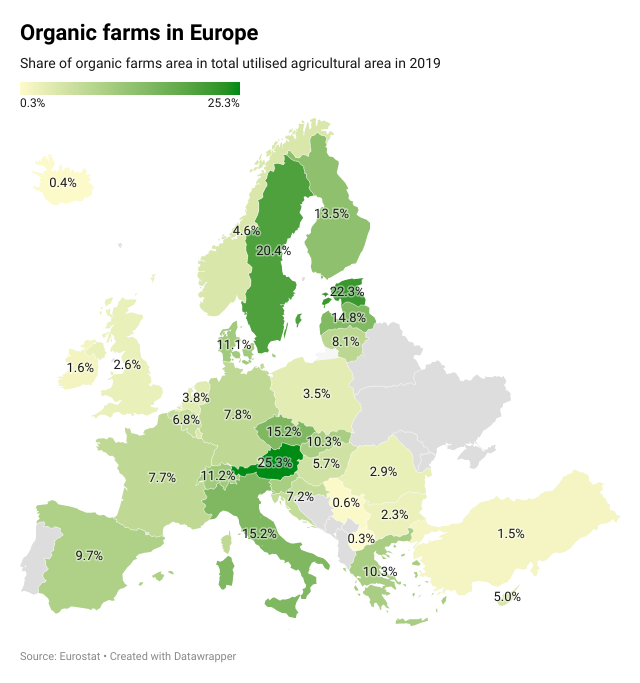

Write Python code to recreate this figure.
"""Exploring the datawrapper python package for easier use of DataWrapper API.

https://blog.datawrapper.de/datawrapper-python-package/
"""

import os

from datawrapper import Datawrapper
import pandas as pd


data = pd.read_csv('organic_share.csv')

dw = Datawrapper(access_token=os.getenv('DATAWRAPPER_ACCESS_TOKEN'))

chart_info = dw.create_chart(
    title='Organic farms in Europe',
    chart_type='d3-maps-choropleth',
    data=data,
)

properties = {
    "axes": {
        "keys": "geo",
        "values": "organic_share",
        "labels": "organic_share",
    },
    "visualize": {
        "basemap": "europe",
        "map-key-attr": "ISO_A2",
        "colorscale": {
            'colors': [
                {'color': '#fefaca', 'position': 0},
                {'color': '#008b15', 'position': 1},
            ],
        },
        "map-label-format": "0.0%",
        "labels": {"enabled": True, "type": "column"},
        "legend": {"labelFormat": "0.0%"},
        "tooltip": {
            "body": '{{ organic_share }}%',
            'title': '%REGION_NAME%',
            'enabled': True,
        },
    },
}

description = {
    "source_name": "Eurostat",
    "source_url": "https://ec.europa.eu/eurostat/statistics-explained/index.php?title=Organic_farming_statistics",
    "intro": "Share of organic farms area in total utilised agricultural area in 2019",
}

dw.update_metadata(chart_info['id'], properties)
dw.update_description(chart_info['id'], **description)
dw.publish_chart(chart_id=chart_info['id'])
